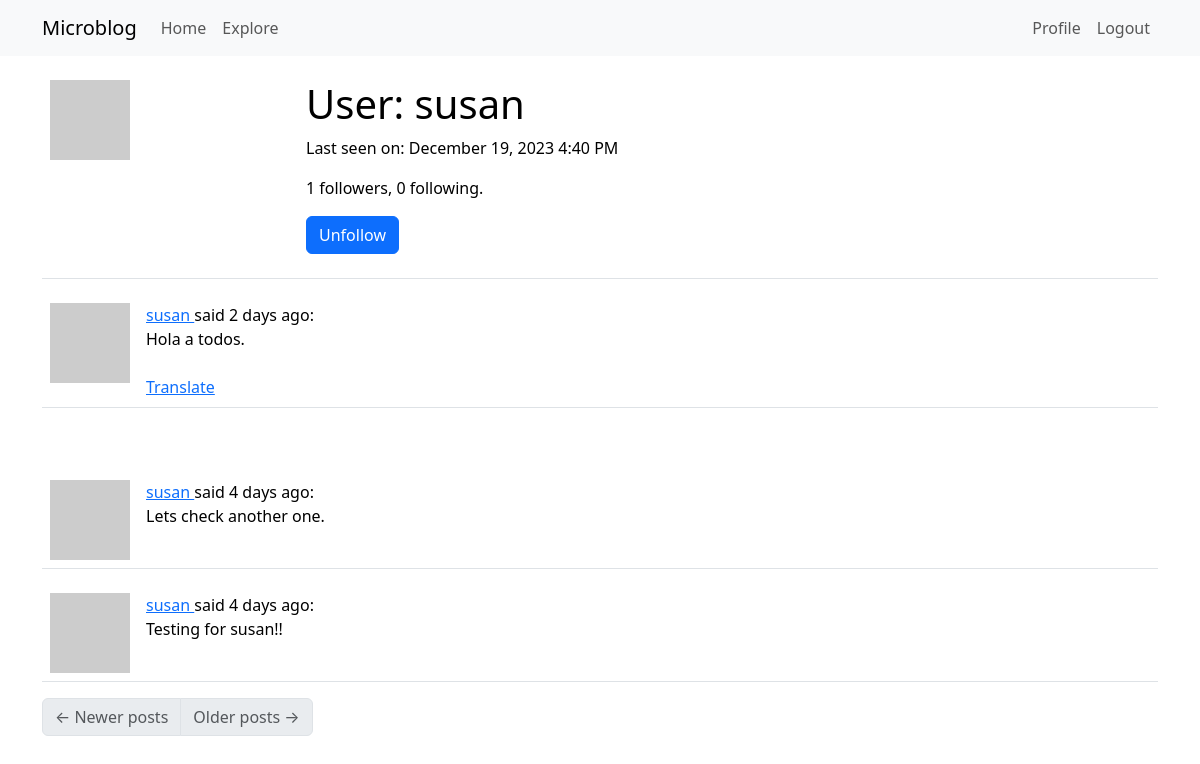
Page /user/susan (signed in) on the committed database.
### app/models.py (models this page shows, shortened)
class User(UserMixin, db.Model):
    id: so.Mapped[int] = so.mapped_column(primary_key=True)
    username: so.Mapped[str] = so.mapped_column(sa.String(64), index=True, unique=True)
    email: so.Mapped[str] = so.mapped_column(sa.String(120), index=True, unique=True)
    password_hash: so.Mapped[Optional[str]] = so.mapped_column(sa.String(256))
    about_me: so.Mapped[Optional[str]] = so.mapped_column(sa.String(140))
    last_seen: so.Mapped[Optional[datetime]]= so.mapped_column(default=lambda: datetime.now(timezone.utc))
    posts: so.WriteOnlyMapped["Post"] = so.relationship(back_populates="author")
    following: so.WriteOnlyMapped["User"] = so.relationship(
        secondary=followers, primaryjoin=(followers.c.follower_id == id),
        secondaryjoin=(followers.c.followed_id == id), back_populates="followers"
    )
    followers: so.WriteOnlyMapped["User"] = so.relationship(
        secondary=followers, primaryjoin=(followers.c.followed_id == id),
        secondaryjoin=(followers.c.follower_id == id), back_populates="following"
    )
    def avatar(self, size):
        digest = md5(self.email.lower().encode('utf-8')).hexdigest()
        return f"https://www.gravatar.com/avatar/{digest}?d=identicon&s={size}"
    def is_following(self, user):
        query = self.following.select().where(User.id == user.id)
        return db.session.scalar(query) is not None
    def followers_count(self):
        query = sa.select(sa.func.count()).select_from(self.followers.select().subquery())
        return db.session.scalar(query)
    def following_count(self):
        query = sa.select(sa.func.count()).select_from(self.following.select().subquery())
        return db.session.scalar(query)
    @login.user_loader
    def load_user(id):
        return db.session.get(User, int(id))

class Post(db.Model):
    id: so.Mapped[int] = so.mapped_column(primary_key=True)
    body: so.Mapped[str] = so.mapped_column(sa.String(140))
    timestamp: so.Mapped[datetime] = so.mapped_column(index=True, default=lambda: datetime.now(timezone.utc))
    user_id: so.Mapped[int] = so.mapped_column(sa.ForeignKey(User.id), index=True)
    author: so.Mapped[User] = so.relationship(back_populates="posts")
    language: so.Mapped[Optional[str]] = so.mapped_column(sa.String(5))

### app/main/routes.py (the view)
@bp.route("/user/<username>")
@login_required
def user(username):
    user = db.first_or_404(sa.select(User).where(User.username == username))
    page = request.args.get("page", 1, type=int)
    query = user.posts.select().order_by(Post.timestamp.desc())
    posts = db.paginate(query, page=page, per_page=current_app.config["POSTS_PER_PAGE"], error_out=False)
    next_url = url_for("main.user", username=user.username, page=posts.next_num) if posts.has_next else None
    prev_url = url_for("main.user", username=user.username, page=posts.prev_num) if posts.has_prev else None
    form = EmptyForm()
    return render_template("user.html", user=user, posts=posts, form=form, next_url=next_url, prev_url=prev_url)

### app/main/forms.py
class EmptyForm(FlaskForm):
    submit = SubmitField("Submit")

### app/__init__.py (called while the page is built)
def get_locale():
    return request.accept_languages.best_match(current_app.config['LANGUAGES'])

### app/main/routes.py (called while the page is built)
@bp.before_request
def before_request():
    if current_user.is_authenticated:
        current_user.last_seen = datetime.now(timezone.utc)
        db.session.commit()
    g.locale = str(get_locale())

### app/templates/user.html (shortened to what this page needs)
{% extends "base.html" %}
{% block content %}
    <table class="table table-hover">
        <tr>
            <td width="256px"><img src="{{ user.avatar(256) }}"></td>
            <td>
                <h1>User: {{ user.username }}</h1>
                {% if user.last_seen %}
                <p>Last seen on: {{ moment(user.last_seen).format("LLL") }}</p>
                {% endif %}
                <p>{{ user.followers_count() }} followers, {{ user.following_count() }} following.</p>
                {% if user == current_user %}
                <p><a href="{{ url_for('main.edit_profile') }}">Edit your profile</a></p>
                {% else %}
                <p>
                    <form action="{{ url_for('main.unfollow', username=user.username) }}" method="post">
                        {{ form.submit(value='Unfollow', class_='btn btn-primary') }}
                    </form>
                </p>
                {% endif %}
            </td>
        </tr>
    </table>
    {% for post in posts %}
        {% include '_post.html' %}
    {% endfor %}
    <nav aria-label="Post navigation">
        <ul class="pagination">
            <li class="page-item{% if not prev_url %} disabled{% endif %}">
                <a class="page-link" href="{{ prev_url }}">
                    <span aria-hidden="true">&larr;</span> Newer posts
                </a>
            </li>
            <li class="page-item{% if not next_url %} disabled{% endif %}">
                <a class="page-link" href="{{ next_url }}">
                    Older posts <span aria-hidden="true">&rarr;</span>
                </a>
            </li>
        </ul>
    </nav>
{% endblock %}

### app/templates/_post.html (shortened to what this page needs)
<table class="table table-hover">
    <tr>
        <td width="70px">
            <a href="{{ url_for('main.user', username=post.author.username) }}">
                <img src="{{ post.author.avatar(70) }}" />
            </a>
        </td>
        <td>
            {{user_link}} said {{ moment(post.timestamp).fromNow() }}:
            <br>
            <span id="post{{ post.id }}">{{ post.body }}</span>
            {% if post.language and post.language != g.locale %}
            <br><br>
            <span id="translation{{ post.id }}">
                <a href="javascript:translate(
                    'post{{ post.id }}',
                    'translation{{ post.id }}',
                    '{{ post.language }}',
                    '{{ g.locale }}');">Translate</a>
            </span>
            {% endif %}
        </td>
    </tr>
</table>
{% if post.language and post.language != g.locale %}
<br><br>
{% endif %}

### rows in the picture
User: username "susan", last_seen "December 19, 2023 4:40 PM"
Post: user_link "susan", timestamp "2 days ago", body "Hola a todos."
Post: user_link "susan", timestamp "4 days ago", body "Lets check another one."
Post: user_link "susan", timestamp "4 days ago", body "Testing for susan!!"

### other values in the picture
{{ user.followers_count() }} "1"
{{ user.following_count() }} "0"
